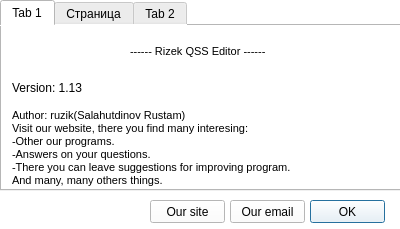
<?xml version="1.0" encoding="UTF-8"?>
<ui version="4.0">
 <class>About_Program_Dialog</class>
 <widget class="QDialog" name="About_Program_Dialog">
  <property name="windowModality">
   <enum>Qt::NonModal</enum>
  </property>
  <property name="geometry">
   <rect>
    <x>0</x>
    <y>0</y>
    <width>400</width>
    <height>229</height>
   </rect>
  </property>
  <property name="minimumSize">
   <size>
    <width>400</width>
    <height>229</height>
   </size>
  </property>
  <property name="maximumSize">
   <size>
    <width>400</width>
    <height>229</height>
   </size>
  </property>
  <property name="windowTitle">
   <string>About program</string>
  </property>
  <property name="windowIcon">
   <iconset>
    <normaloff>../icos/About.png</normaloff>../icos/About.png</iconset>
  </property>
  <property name="styleSheet">
   <string notr="true">background-color: rgb(255, 255, 255);</string>
  </property>
  <widget class="QTabWidget" name="tabWidget">
   <property name="geometry">
    <rect>
     <x>0</x>
     <y>0</y>
     <width>401</width>
     <height>191</height>
    </rect>
   </property>
   <property name="styleSheet">
    <string notr="true"/>
   </property>
   <property name="tabPosition">
    <enum>QTabWidget::North</enum>
   </property>
   <property name="tabShape">
    <enum>QTabWidget::Rounded</enum>
   </property>
   <property name="currentIndex">
    <number>0</number>
   </property>
   <property name="elideMode">
    <enum>Qt::ElideLeft</enum>
   </property>
   <property name="documentMode">
    <bool>false</bool>
   </property>
   <property name="tabsClosable">
    <bool>false</bool>
   </property>
   <property name="movable">
    <bool>true</bool>
   </property>
   <widget class="QWidget" name="tab">
    <attribute name="title">
     <string>Tab 1</string>
    </attribute>
    <widget class="QWidget" name="layoutWidget">
     <property name="geometry">
      <rect>
       <x>10</x>
       <y>10</y>
       <width>371</width>
       <height>151</height>
      </rect>
     </property>
     <layout class="QVBoxLayout" name="verticalLayout">
      <item>
       <layout class="QHBoxLayout" name="horizontalLayout_2">
        <item>
         <spacer name="horizontalSpacer_2">
          <property name="orientation">
           <enum>Qt::Horizontal</enum>
          </property>
          <property name="sizeHint" stdset="0">
           <size>
            <width>40</width>
            <height>20</height>
           </size>
          </property>
         </spacer>
        </item>
        <item>
         <widget class="QLabel" name="label">
          <property name="text">
           <string notr="true">&lt;!DOCTYPE HTML PUBLIC &quot;-//W3C//DTD HTML 4.0//EN&quot; &quot;http://www.w3.org/TR/REC-html40/strict.dtd&quot;&gt;
&lt;html&gt;&lt;head&gt;&lt;meta name=&quot;qrichtext&quot; content=&quot;1&quot; /&gt;&lt;style type=&quot;text/css&quot;&gt;
p, li { white-space: pre-wrap; }
&lt;/style&gt;&lt;/head&gt;&lt;body style=&quot; font-family:'MS Shell Dlg 2'; font-size:8.25pt; font-weight:400; font-style:normal;&quot;&gt;
&lt;p style=&quot; margin-top:0px; margin-bottom:0px; margin-left:0px; margin-right:0px; -qt-block-indent:0; text-indent:0px;&quot;&gt;&lt;span style=&quot; font-size:8pt;&quot;&gt;------ Rizek QSS Editor ------&lt;/span&gt;&lt;/p&gt;&lt;/body&gt;&lt;/html&gt;</string>
          </property>
          <property name="scaledContents">
           <bool>false</bool>
          </property>
         </widget>
        </item>
        <item>
         <spacer name="horizontalSpacer_3">
          <property name="orientation">
           <enum>Qt::Horizontal</enum>
          </property>
          <property name="sizeHint" stdset="0">
           <size>
            <width>40</width>
            <height>20</height>
           </size>
          </property>
         </spacer>
        </item>
       </layout>
      </item>
      <item>
       <layout class="QHBoxLayout" name="horizontalLayout">
        <item>
         <widget class="QLabel" name="label_2">
          <property name="text">
           <string>Version: 1.13</string>
          </property>
         </widget>
        </item>
        <item>
         <spacer name="horizontalSpacer">
          <property name="orientation">
           <enum>Qt::Horizontal</enum>
          </property>
          <property name="sizeHint" stdset="0">
           <size>
            <width>40</width>
            <height>20</height>
           </size>
          </property>
         </spacer>
        </item>
       </layout>
      </item>
      <item>
       <widget class="QLabel" name="label_3">
        <property name="text">
         <string>&lt;!DOCTYPE HTML PUBLIC &quot;-//W3C//DTD HTML 4.0//EN&quot; &quot;http://www.w3.org/TR/REC-html40/strict.dtd&quot;&gt;
&lt;html&gt;&lt;head&gt;&lt;meta name=&quot;qrichtext&quot; content=&quot;1&quot; /&gt;&lt;style type=&quot;text/css&quot;&gt;
p, li { white-space: pre-wrap; }
&lt;/style&gt;&lt;/head&gt;&lt;body style=&quot; font-family:'MS Shell Dlg 2'; font-size:8.25pt; font-weight:400; font-style:normal;&quot;&gt;
&lt;p style=&quot; margin-top:0px; margin-bottom:0px; margin-left:0px; margin-right:0px; -qt-block-indent:0; text-indent:0px;&quot;&gt;&lt;span style=&quot; font-size:8pt;&quot;&gt;Author: ruzik(Salahutdinov Rustam)&lt;/span&gt;&lt;/p&gt;
&lt;p style=&quot; margin-top:0px; margin-bottom:0px; margin-left:0px; margin-right:0px; -qt-block-indent:0; text-indent:0px;&quot;&gt;&lt;span style=&quot; font-size:8pt;&quot;&gt;Visit our website, there you find many interesing:&lt;/span&gt;&lt;/p&gt;
&lt;p style=&quot; margin-top:0px; margin-bottom:0px; margin-left:0px; margin-right:0px; -qt-block-indent:0; text-indent:0px;&quot;&gt;&lt;span style=&quot; font-size:8pt;&quot;&gt;-Other our programs.&lt;/span&gt;&lt;/p&gt;
&lt;p style=&quot; margin-top:0px; margin-bottom:0px; margin-left:0px; margin-right:0px; -qt-block-indent:0; text-indent:0px;&quot;&gt;&lt;span style=&quot; font-size:8pt;&quot;&gt;-Answers on your &lt;/span&gt;&lt;span style=&quot; font-family:'arial,sans-serif'; font-size:8pt; color:#000000;&quot;&gt;questions.&lt;/span&gt;&lt;/p&gt;
&lt;p style=&quot; margin-top:0px; margin-bottom:0px; margin-left:0px; margin-right:0px; -qt-block-indent:0; text-indent:0px;&quot;&gt;&lt;span style=&quot; font-family:'arial,sans-serif'; font-size:8pt; color:#000000;&quot;&gt;-There you can leave suggestions for improving program.&lt;/span&gt;&lt;/p&gt;
&lt;p style=&quot; margin-top:0px; margin-bottom:0px; margin-left:0px; margin-right:0px; -qt-block-indent:0; text-indent:0px;&quot;&gt;&lt;span style=&quot; font-family:'arial,sans-serif'; font-size:8pt; color:#000000;&quot;&gt;And many, many others things.&lt;/span&gt;&lt;/p&gt;&lt;/body&gt;&lt;/html&gt;</string>
        </property>
       </widget>
      </item>
     </layout>
    </widget>
   </widget>
   <widget class="QWidget" name="tab_3">
    <attribute name="title">
     <string>Страница</string>
    </attribute>
    <widget class="QLabel" name="label_5">
     <property name="geometry">
      <rect>
       <x>10</x>
       <y>10</y>
       <width>381</width>
       <height>151</height>
      </rect>
     </property>
     <property name="text">
      <string>&lt;!DOCTYPE HTML PUBLIC &quot;-//W3C//DTD HTML 4.0//EN&quot; &quot;http://www.w3.org/TR/REC-html40/strict.dtd&quot;&gt;
&lt;html&gt;&lt;head&gt;&lt;meta name=&quot;qrichtext&quot; content=&quot;1&quot; /&gt;&lt;style type=&quot;text/css&quot;&gt;
p, li { white-space: pre-wrap; }
&lt;/style&gt;&lt;/head&gt;&lt;body style=&quot; font-family:'MS Shell Dlg 2'; font-size:8.25pt; font-weight:400; font-style:normal;&quot;&gt;
&lt;p style=&quot; margin-top:0px; margin-bottom:0px; margin-left:0px; margin-right:0px; -qt-block-indent:0; text-indent:0px;&quot;&gt;&lt;span style=&quot; font-size:8pt;&quot;&gt;In the program use icons following authors:&lt;/span&gt;&lt;/p&gt;
&lt;p style=&quot; margin-top:0px; margin-bottom:0px; margin-left:0px; margin-right:0px; -qt-block-indent:0; text-indent:0px;&quot;&gt;&lt;span style=&quot; font-size:8pt;&quot;&gt;David Vignoni, Oliver Scholtz (and others) ,Everaldo Coelho , Alessandro Rei, &lt;/span&gt;&lt;/p&gt;
&lt;p style=&quot; margin-top:0px; margin-bottom:0px; margin-left:0px; margin-right:0px; -qt-block-indent:0; text-indent:0px;&quot;&gt;&lt;span style=&quot; font-size:8pt;&quot;&gt;Alexander Moore, ,Photoshopedial ,Delacro ,New Moon, Atrua, Icons Land,&lt;/span&gt;&lt;/p&gt;
&lt;p style=&quot; margin-top:0px; margin-bottom:0px; margin-left:0px; margin-right:0px; -qt-block-indent:0; text-indent:0px;&quot;&gt;&lt;span style=&quot; font-size:8pt;&quot;&gt;Sekkeumu, Fatcow, Dellustrations, Oxygen Icons,VisualPharm,&lt;/span&gt;&lt;/p&gt;
&lt;p style=&quot; margin-top:0px; margin-bottom:0px; margin-left:0px; margin-right:0px; -qt-block-indent:0; text-indent:0px;&quot;&gt;&lt;span style=&quot; font-size:8pt;&quot;&gt;Fatcow Web Hosting&lt;/span&gt;&lt;/p&gt;
&lt;p style=&quot; margin-top:0px; margin-bottom:0px; margin-left:0px; margin-right:0px; -qt-block-indent:0; text-indent:0px;&quot;&gt;&lt;span style=&quot; font-size:8pt;&quot;&gt;In the program use code of Qt Software (Nokia).&lt;/span&gt;&lt;/p&gt;&lt;/body&gt;&lt;/html&gt;</string>
     </property>
    </widget>
   </widget>
   <widget class="QWidget" name="tab_2">
    <attribute name="title">
     <string>Tab 2</string>
    </attribute>
    <widget class="QLabel" name="label_4">
     <property name="geometry">
      <rect>
       <x>10</x>
       <y>10</y>
       <width>371</width>
       <height>151</height>
      </rect>
     </property>
     <property name="text">
      <string>&lt;!DOCTYPE HTML PUBLIC &quot;-//W3C//DTD HTML 4.0//EN&quot; &quot;http://www.w3.org/TR/REC-html40/strict.dtd&quot;&gt;
&lt;html&gt;&lt;head&gt;&lt;meta name=&quot;qrichtext&quot; content=&quot;1&quot; /&gt;&lt;style type=&quot;text/css&quot;&gt;
p, li { white-space: pre-wrap; }
&lt;/style&gt;&lt;/head&gt;&lt;body style=&quot; font-family:'MS Shell Dlg 2'; font-size:8.25pt; font-weight:400; font-style:normal;&quot;&gt;
&lt;p style=&quot; margin-top:0px; margin-bottom:0px; margin-left:0px; margin-right:0px; -qt-block-indent:0; text-indent:0px;&quot;&gt;&lt;span style=&quot; font-family:'arial,sans-serif'; font-size:8pt; color:#000000;&quot;&gt;Many thanks for assistance in writing, testing programs &lt;/span&gt;&lt;/p&gt;
&lt;p style=&quot; margin-top:0px; margin-bottom:0px; margin-left:0px; margin-right:0px; -qt-block-indent:0; text-indent:0px;&quot;&gt;&lt;span style=&quot; font-family:'arial,sans-serif'; font-size:8pt; color:#000000;&quot;&gt;and other assistance:&lt;/span&gt;&lt;/p&gt;
&lt;p style=&quot; margin-top:0px; margin-bottom:0px; margin-left:0px; margin-right:0px; -qt-block-indent:0; text-indent:0px;&quot;&gt;&lt;span style=&quot; font-family:'arial,sans-serif'; font-size:8pt; color:#000000;&quot;&gt;mahalych, stepa&lt;/span&gt;&lt;/p&gt;
&lt;p style=&quot; margin-top:0px; margin-bottom:0px; margin-left:0px; margin-right:0px; -qt-block-indent:0; text-indent:0px;&quot;&gt;&lt;a href=&quot;http://www.forum.crossplatform.ru/&quot;&gt;&lt;span style=&quot; font-size:8pt; text-decoration: underline; color:#0000ff;&quot;&gt;http://www.forum.crossplatform.ru/(&lt;/span&gt;&lt;/a&gt;&lt;span style=&quot; font-family:'arial,sans-serif'; font-size:8pt; color:#000000;&quot;&gt;right mouse button to copy the address)&lt;/span&gt;&lt;/p&gt;
&lt;p style=&quot; margin-top:0px; margin-bottom:0px; margin-left:0px; margin-right:0px; -qt-block-indent:0; text-indent:0px;&quot;&gt;&lt;a href=&quot;http://developer.qt.nokia.com&quot;&gt;&lt;span style=&quot; font-size:8pt; text-decoration: underline; color:#0000ff;&quot;&gt;http://developer.qt.nokia.com&lt;/span&gt;&lt;/a&gt;&lt;/p&gt;
&lt;p style=&quot; margin-top:0px; margin-bottom:0px; margin-left:0px; margin-right:0px; -qt-block-indent:0; text-indent:0px;&quot;&gt;&lt;a href=&quot;http://www.prog.org.ru/&quot;&gt;&lt;span style=&quot; font-size:8pt; text-decoration: underline; color:#0000ff;&quot;&gt;http://www.prog.org.ru/&lt;/span&gt;&lt;/a&gt;&lt;/p&gt;&lt;/body&gt;&lt;/html&gt;</string>
     </property>
    </widget>
   </widget>
  </widget>
  <widget class="QPushButton" name="pushButton">
   <property name="geometry">
    <rect>
     <x>310</x>
     <y>200</y>
     <width>75</width>
     <height>23</height>
    </rect>
   </property>
   <property name="text">
    <string>OK</string>
   </property>
   <property name="icon">
    <iconset resource="../rizekqsseditor.qrc">
     <normaloff>:/ico/icos/OK.png</normaloff>:/ico/icos/OK.png</iconset>
   </property>
   <property name="normal" stdset="0">
    <bool>true</bool>
   </property>
  </widget>
  <widget class="QPushButton" name="pushButton_2">
   <property name="geometry">
    <rect>
     <x>150</x>
     <y>200</y>
     <width>75</width>
     <height>23</height>
    </rect>
   </property>
   <property name="text">
    <string>Our site</string>
   </property>
   <property name="icon">
    <iconset resource="../rizekqsseditor.qrc">
     <normaloff>:/ico/icos/Site.png</normaloff>:/ico/icos/Site.png</iconset>
   </property>
   <property name="normal" stdset="0">
    <bool>true</bool>
   </property>
  </widget>
  <widget class="QPushButton" name="pushButton_3">
   <property name="geometry">
    <rect>
     <x>230</x>
     <y>200</y>
     <width>75</width>
     <height>23</height>
    </rect>
   </property>
   <property name="text">
    <string>Our email</string>
   </property>
   <property name="icon">
    <iconset resource="../rizekqsseditor.qrc">
     <normaloff>:/ico/icos/email.png</normaloff>:/ico/icos/email.png</iconset>
   </property>
   <property name="normal" stdset="0">
    <bool>true</bool>
   </property>
  </widget>
 </widget>
 <tabstops>
  <tabstop>pushButton</tabstop>
  <tabstop>pushButton_3</tabstop>
  <tabstop>pushButton_2</tabstop>
  <tabstop>tabWidget</tabstop>
 </tabstops>
 <resources>
  <include location="../rizekqsseditor.qrc"/>
 </resources>
 <connections>
  <connection>
   <sender>pushButton</sender>
   <signal>clicked()</signal>
   <receiver>About_Program_Dialog</receiver>
   <slot>reject()</slot>
   <hints>
    <hint type="sourcelabel">
     <x>347</x>
     <y>211</y>
    </hint>
    <hint type="destinationlabel">
     <x>199</x>
     <y>114</y>
    </hint>
   </hints>
  </connection>
 </connections>
</ui>
